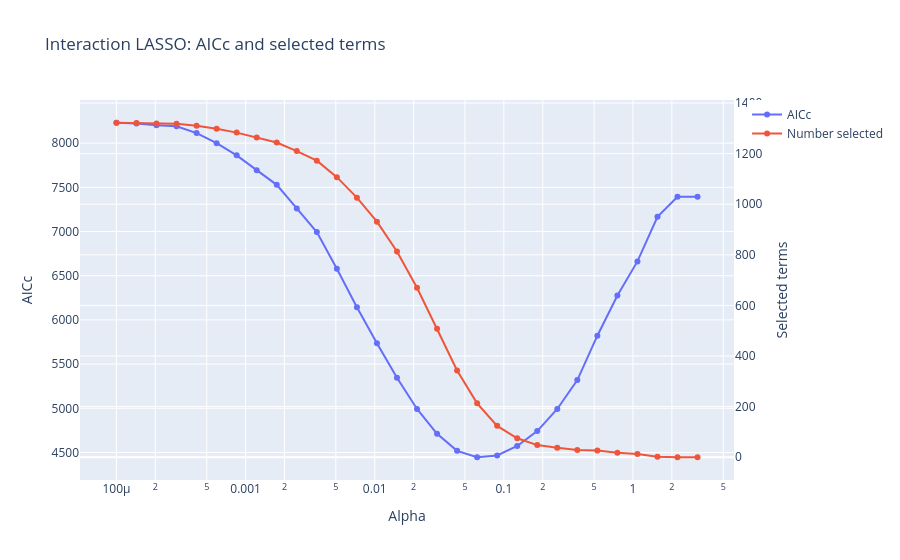

Source (notebook cell):
### Markdown cell above
### Full-sample AICc paths

The full-sample paths are used later for final refitting. The honest model comparison remains the OOS comparison above.

### Code cell
# Select the AICc-optimal alpha using the full training sample
linear_full_selection = select_alpha_by_aicc(X_linear, y, alphas)
quadratic_full_selection = select_alpha_by_aicc(X_quadratic, y, alphas)
interaction_full_selection = select_alpha_by_aicc(X_interaction, y, alphas)


# Visualize the AICc path and model sparsity for the interaction LASSO
fig = go.Figure()
fig.add_trace(go.Scatter(
    x=alphas,
    y=interaction_full_selection["aicc_values"],
    mode="lines+markers",
    name="AICc"
))
fig.add_trace(go.Scatter(
    x=alphas,
    y=interaction_full_selection["all_selected_counts"],
    mode="lines+markers",
    name="Number selected",
    yaxis="y2"
))
fig.update_layout(
    title="Interaction LASSO: AICc and selected terms",
    xaxis=dict(title="Alpha", type="log"),
    yaxis=dict(title="AICc"),
    yaxis2=dict(
        title="Selected terms",
        overlaying="y",
        side="right"
    )
)
fig.show()

# Report the full-sample AICc-optimal alpha for each specification
print("Full-sample AICc alpha (linear):",
      linear_full_selection["best_alpha"])
print("Full-sample AICc alpha (quadratic):",
      quadratic_full_selection["best_alpha"])
print("Full-sample AICc alpha (interaction):",
      interaction_full_selection["best_alpha"])

### Figure 1 — Plotly figure (JSON) as saved in the notebook; plotly's stock layout.template omitted (floating-point values rounded to 4 significant figures)
{"data": [{"mode": "lines+markers", "name": "AICc", "type": "scatter", "x": [0.0001, 0.0001429, 0.0002043, 0.0002921, 0.0004175, 0.0005968, 0.0008532, 0.00122, 0.001743, 0.002492, 0.003562, 0.005092, 0.007279, 0.0104, 0.01487, 0.02126, 0.03039, 0.04344, 0.0621, 0.08877, 0.1269, 0.1814, 0.2593, 0.3707, 0.5298, 0.7574, 1.083, 1.548, 2.212, 3.162], "y": [8231.0, 8221.0, 8201.0, 8192.0, 8114.0, 8000.0, 7862.0, 7694.0, 7528.0, 7261.0, 6995.0, 6580.0, 6144.0, 5736.0, 5346.0, 4993.0, 4711.0, 4519.0, 4447.0, 4466.0, 4574.0, 4743.0, 4993.0, 5319.0, 5822.0, 6277.0, 6662.0, 7166.0, 7394.0, 7394.0]}, {"mode": "lines+markers", "name": "Number selected", "type": "scatter", "x": [0.0001, 0.0001429, 0.0002043, 0.0002921, 0.0004175, 0.0005968, 0.0008532, 0.00122, 0.001743, 0.002492, 0.003562, 0.005092, 0.007279, 0.0104, 0.01487, 0.02126, 0.03039, 0.04344, 0.0621, 0.08877, 0.1269, 0.1814, 0.2593, 0.3707, 0.5298, 0.7574, 1.083, 1.548, 2.212, 3.162], "y": [1322, 1321, 1319, 1318, 1310, 1298, 1283, 1264, 1244, 1210, 1172, 1107, 1026, 931, 813, 670, 508, 343, 213, 124, 75, 48, 38, 29, 27, 18, 13, 2, 0, 0], "yaxis": "y2"}], "layout": {"title": {"text": "Interaction LASSO: AICc and selected terms"}, "xaxis": {"title": {"text": "Alpha"}, "type": "log"}, "yaxis": {"title": {"text": "AICc"}}, "yaxis2": {"overlaying": "y", "side": "right", "title": {"text": "Selected terms"}}}}
